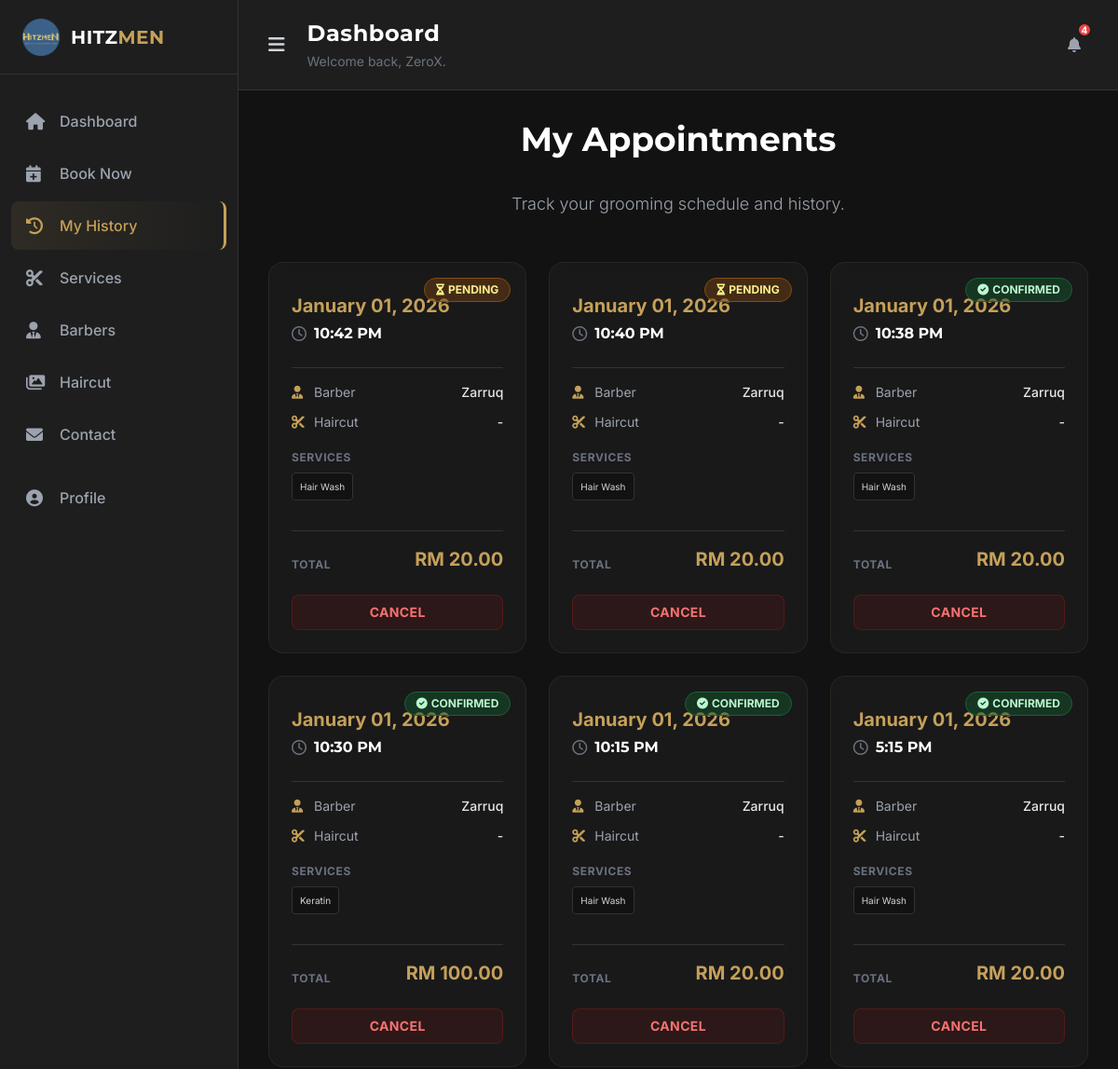
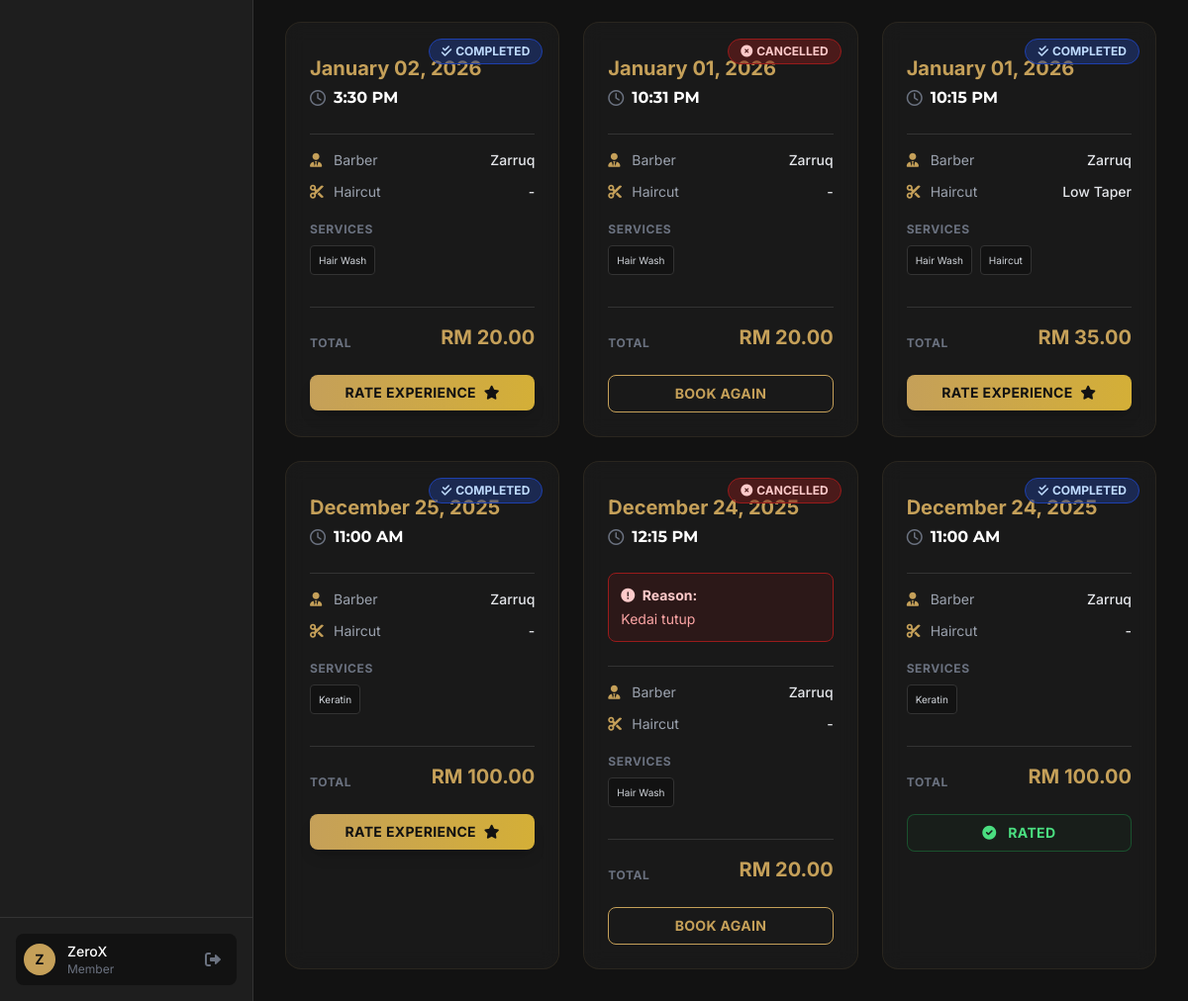
The page /dashboard.php?view=history (signed in) on the database its author committed (2 pictures, top to bottom).
### tables this page shows
CREATE TABLE `appointments` (
  `id` int(11) NOT NULL,
  `user_id` int(11) NOT NULL,
  `barber_id` int(11) NOT NULL,
  `appointment_date` date NOT NULL,
  `appointment_time` time NOT NULL,
  `services_ids_json` longtext DEFAULT NULL CHECK (json_valid(`services_ids_json`)),
  `haircut_id` int(11) DEFAULT NULL,
  `total_price` decimal(10,2) NOT NULL,
  `notes` text DEFAULT NULL,
  `status` enum('Pending','Confirmed','Completed','Cancelled') DEFAULT 'Pending',
  `rejection_reason` text DEFAULT NULL,
  `created_at` timestamp NOT NULL DEFAULT current_timestamp(),
  `updated_at` timestamp NOT NULL DEFAULT current_timestamp() ON UPDATE current_timestamp()
);

CREATE TABLE `barbers` (
  `id` int(11) NOT NULL,
  `name` varchar(100) NOT NULL,
  `specialty` varchar(255) DEFAULT NULL,
  `image` varchar(255) DEFAULT NULL,
  `created_at` timestamp NOT NULL DEFAULT current_timestamp(),
  `status` enum('Available','Unavailable','Deleted') DEFAULT 'Available',
  `user_id` int(11) DEFAULT NULL
);

CREATE TABLE `haircuts` (
  `id` int(11) NOT NULL,
  `style_name` varchar(100) NOT NULL,
  `description` text DEFAULT NULL,
  `image` varchar(255) DEFAULT NULL,
  `created_at` timestamp NOT NULL DEFAULT current_timestamp(),
  `face_shape` varchar(50) DEFAULT NULL,
  `hair_type` varchar(50) DEFAULT NULL
);

### includes/history_partial.php (the view, shortened to what this page needs)
<?php
$user_id = $_SESSION['user_id'];
$servicesMap = [];
try {
    $stmtServices = $pdo->query("SELECT id, service_name FROM services");
    while ($row = $stmtServices->fetch(PDO::FETCH_ASSOC)) {
        $servicesMap[$row['id']] = $row['service_name'];
    }
} catch (PDOException $e) {  }
$sql = "
    SELECT
        a.id AS appointment_id,
        a.appointment_date,
        a.appointment_time,
        a.status,
        a.services_ids_json,
        a.total_price,
        a.notes,
        a.rejection_reason,
        a.barber_id,
        b.name AS barber_name,
        h.style_name AS haircut_style,
        (f.id IS NOT NULL) as is_rated
    FROM appointments a
    LEFT JOIN barbers b ON a.barber_id = b.id
    LEFT JOIN haircuts h ON a.haircut_id = h.id
    LEFT JOIN feedback f ON a.id = f.appointment_id
    WHERE a.user_id = ?
    ORDER BY
        CASE
            WHEN a.status = 'Pending' THEN 1
            WHEN a.status = 'Confirmed' THEN 2
            ELSE 3
        END ASC,
        a.appointment_date DESC, a.appointment_time DESC
";
try {
    $stmt = $pdo->prepare($sql);
    $stmt->execute([$user_id]);
    $appointments = $stmt->fetchAll(PDO::FETCH_ASSOC);
} catch (PDOException $e) {
    $error = "Error fetching your appointments.";
    $appointments = [];
}
?>
<div class="animate-fade-in space-y-8">
    <div class="text-center mb-12">
        <h2 class="text-3xl md:text-4xl font-heading font-bold text-white mb-4">My Appointments</h2>
        <div class="w-24 h-1 bg-gradient-gold mx-auto rounded-full"></div>
        <p class="text-gray-400 max-w-2xl mx-auto mt-4 text-lg font-light">
            Track your grooming schedule and history.
        </p>
    </div>
    <?php if (empty($appointments)): ?>
        <div class="bg-dark-card border border-dark-border rounded-xl p-12 text-center shadow-lg max-w-2xl mx-auto">
            <div class="text-gold text-5xl mb-4"><i class="far fa-calendar-times"></i></div>
            <p class="text-xl text-gray-400 mb-8">You have no appointment history.</p>
            <a href="?view=book" class="inline-block bg-gradient-to-r from-gold to-gold-light text-dark font-bold py-3 px-8 rounded-full shadow-lg hover:shadow-gold/20 transform hover:-translate-y-1 transition-all">
                Book Your First Appointment
            </a>
        </div>
    <?php else: ?>
        <div class="grid grid-cols-1 md:grid-cols-2 lg:grid-cols-3 gap-6">
            <?php foreach ($appointments as $appt): ?>
                <div class="glass-card rounded-2xl p-6 relative overflow-hidden group hover:border-gold/50 transition-all duration-300">
                    <?php
                        $statusClass = 'bg-gray-700 text-gray-300';
                        $statusIcon = 'fa-clock';
                        if ($appt['status'] == 'Confirmed') { $statusClass = 'bg-green-900/50 text-green-200 border border-green-800'; $statusIcon = 'fa-check-circle'; }
                        elseif ($appt['status'] == 'Pending') { $statusClass = 'bg-yellow-900/50 text-yellow-200 border border-yellow-800'; $statusIcon = 'fa-hourglass-half'; }
                        elseif ($appt['status'] == 'Cancelled') { $statusClass = 'bg-red-900/50 text-red-200 border border-red-800'; $statusIcon = 'fa-times-circle'; }
                        elseif ($appt['status'] == 'Completed') { $statusClass = 'bg-blue-900/50 text-blue-200 border border-blue-800'; $statusIcon = 'fa-check-double'; }
                    ?>
                    <div class="absolute top-4 right-4 px-3 py-1 text-xs font-bold uppercase rounded-full flex items-center gap-1 <?php echo $statusClass; ?>">
                        <i class="fas <?php echo $statusIcon; ?>"></i>
                        <?php echo htmlspecialchars($appt['status']); ?>
                    </div>
                    <div class="mb-6 mt-2">
                        <h3 class="text-xl text-gold mb-1 font-bold">
                            <?php echo date('F d, Y', strtotime($appt['appointment_date'])); ?>
                        </h3>
                        <p class="text-white font-bold font-heading flex items-center">
                            <i class="far fa-clock mr-2 text-gray-500"></i>
                            <?php echo date('g:i A', strtotime($appt['appointment_time'])); ?>
                        </p>
                    </div>
                    <?php if ($appt['status'] == 'Cancelled' && !empty($appt['rejection_reason'])): ?>
                        <div class="mb-6 p-3 bg-red-900/20 border border-red-800 rounded-lg text-sm text-red-300">
                            <span class="font-bold block text-red-200 mb-1"><i class="fas fa-exclamation-circle mr-1"></i> Reason:</span>
                            <?php echo htmlspecialchars($appt['rejection_reason']); ?>
                        </div>
                    <?php endif; ?>
                    <div class="space-y-3 text-sm text-gray-400 mb-8 border-t border-dark-border pt-4">
                        <p class="flex justify-between items-center">
                            <span><i class="fas fa-user-tie mr-2 w-4 text-gold"></i>Barber</span>
                            <span class="text-gray-200 font-medium"><?php echo htmlspecialchars($appt['barber_name'] ?? 'Not Assigned'); ?></span>
                        </p>
                        <p class="flex justify-between items-center">
                            <span><i class="fas fa-cut mr-2 w-4 text-gold"></i>Haircut</span>
                            <span class="text-gray-200 font-medium"><?php echo htmlspecialchars($appt['haircut_style'] ?? '-'); ?></span>
                        </p>
                        <div class="pt-2">
                            <span class="block mb-2 text-xs uppercase tracking-wider text-gray-500 font-bold">Services</span>
                            <div class="flex flex-wrap gap-2">
                                <?php
                                    $sIds = json_decode($appt['services_ids_json'] ?? '[]', true);
                                    if ($sIds) {
                                        foreach ($sIds as $sid) {
                                            if (isset($servicesMap[$sid])) {
                                                echo '<span class="px-2 py-1 bg-dark rounded text-[10px] text-gray-300 border border-dark-border">' . htmlspecialchars($servicesMap[$sid]) . '</span>';
                                            }
                                        }
                                    } else {
                                        echo '<span class="text-xs italic text-gray-600">None</span>';
                                    }
                                ?>
                            </div>
                        </div>
                    </div>
                    <div class="flex justify-between items-end border-t border-dark-border pt-4 mb-6">
                        <span class="text-gray-500 text-xs uppercase tracking-wider font-bold">Total</span>
                        <span class="text-xl font-bold text-gold">RM <?php echo number_format($appt['total_price'], 2); ?></span>
                    </div>
                    <?php if ($appt['status'] == 'Pending' || $appt['status'] == 'Confirmed'): ?>
                        <form action="actions/cancel_my_appointment.php" method="POST" onsubmit="return confirm('Are you sure you want to cancel this appointment?');">
                            <button type="submit" class="w-full py-2 px-4 rounded-lg bg-red-900/20 hover:bg-red-900/40 text-red-400 hover:text-red-200 text-sm font-bold uppercase tracking-wide transition border border-red-900/50">
                                Cancel
                            </button>
                        </form>
                    <?php elseif ($appt['status'] == 'Cancelled'): ?>
                        <a href="?view=book" class="block w-full text-center py-2 px-4 rounded-lg border border-gold text-gold hover:bg-gold hover:text-dark text-sm font-bold uppercase tracking-wide transition">
                            Book Again
                        </a>
                    <?php elseif ($appt['status'] == 'Completed'): ?>
                        <?php if ($appt['is_rated']): ?>
                             <div class="block w-full text-center py-2 px-4 rounded-lg border border-green-500/30 text-green-400 bg-green-900/10 text-sm font-bold uppercase tracking-wide cursor-default">
                                <i class="fas fa-check-circle mr-2"></i> Rated
                            </div>
                        <?php else: ?>
                            <button onclick="openFeedbackModal(<?= $appt['appointment_id'] ?>, <?= $appt['barber_id'] ?? 'null' ?>, '<?= addslashes($appt['barber_name'] ?? 'Shop') ?>')" class="w-full py-2 px-4 rounded-lg bg-gradient-to-r from-gold to-gold-light hover:opacity-90 text-dark text-sm font-bold uppercase tracking-wide transition shadow-lg">
                                Rate Experience <i class="fas fa-star ml-1"></i>
                            </button>
                        <?php endif; ?>
                    <?php endif; ?>
                </div>
            <?php endforeach; ?>
        </div>
    <?php endif; ?>
</div>

### dashboard.php (style rules this page uses)
.glass-card { background: rgba(30, 30, 30, 0.6); backdrop-filter: blur(10px); border: 1px solid rgba(197, 160, 89, 0.1); }

### rows shown on the page
appointments: status "PENDING", appointment_date "January 01, 2026", appointment_time "10:42 PM", barber.name "Zarruq", haircut_style "-", services_ids_json "Hair Wash", total_price "20.00"
appointments: status "PENDING", appointment_date "January 01, 2026", appointment_time "10:40 PM", barber.name "Zarruq", haircut_style "-", services_ids_json "Hair Wash", total_price "20.00"
appointments: status "CONFIRMED", appointment_date "January 01, 2026", appointment_time "10:38 PM", barber.name "Zarruq", haircut_style "-", services_ids_json "Hair Wash", total_price "20.00"
appointments: status "CONFIRMED", appointment_date "January 01, 2026", appointment_time "10:30 PM", barber.name "Zarruq", haircut_style "-", services_ids_json "Keratin", total_price "100.00"
appointments: status "CONFIRMED", appointment_date "January 01, 2026", appointment_time "10:15 PM", barber.name "Zarruq", haircut_style "-", services_ids_json "Hair Wash", total_price "20.00"
appointments: status "CONFIRMED", appointment_date "January 01, 2026", appointment_time "5:15 PM", barber.name "Zarruq", haircut_style "-", services_ids_json "Hair Wash", total_price "20.00"
appointments: status "COMPLETED", appointment_date "January 02, 2026", appointment_time "3:30 PM", barber.name "Zarruq", haircut_style "-", services_ids_json "Hair Wash", total_price "20.00"
appointments: status "CANCELLED", appointment_date "January 01, 2026", appointment_time "10:31 PM", barber.name "Zarruq", haircut_style "-", services_ids_json "Hair Wash", total_price "20.00", shows "BOOK AGAIN"
appointments: status "COMPLETED", appointment_date "January 01, 2026", appointment_time "10:15 PM", barber.name "Zarruq", haircut.style_name "Low Taper", services_ids_json "Hair Wash", services_ids_json "Haircut", total_price "35.00"
appointments: status "COMPLETED", appointment_date "December 25, 2025", appointment_time "11:00 AM", barber.name "Zarruq", haircut_style "-", services_ids_json "Keratin", total_price "100.00"
appointments: status "CANCELLED", appointment_date "December 24, 2025", appointment_time "12:15 PM", rejection_reason "Kedai tutup", barber.name "Zarruq", haircut_style "-", services_ids_json "Hair Wash", total_price "20.00", shows "BOOK AGAIN"
appointments: status "COMPLETED", appointment_date "December 24, 2025", appointment_time "11:00 AM", barber.name "Zarruq", haircut_style "-", services_ids_json "Keratin", total_price "100.00", shows "RATED"

### other values the page prints
substr($username, 0, 1) "Z"
$username "ZeroX"
$notifCount "4"
